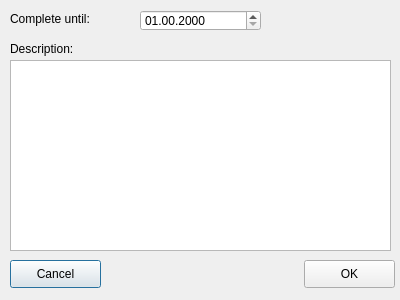
<ui version="4.0" >
 <class>proceduretask</class>
 <widget class="QDialog" name="proceduretask" >
  <property name="geometry" >
   <rect>
    <x>0</x>
    <y>0</y>
    <width>400</width>
    <height>300</height>
   </rect>
  </property>
  <property name="windowTitle" >
   <string>Edit task...</string>
  </property>
  <property name="windowIcon" >
   <iconset resource="../resources/images/first4.qrc" >:/kontact_todo.png</iconset>
  </property>
  <widget class="QPushButton" name="btncancel" >
   <property name="geometry" >
    <rect>
     <x>10</x>
     <y>260</y>
     <width>91</width>
     <height>28</height>
    </rect>
   </property>
   <property name="text" >
    <string>Cancel</string>
   </property>
   <property name="icon" >
    <iconset resource="../resources/images/first4.qrc" >:/button_cancel.png</iconset>
   </property>
  </widget>
  <widget class="QPushButton" name="btok" >
   <property name="geometry" >
    <rect>
     <x>304</x>
     <y>260</y>
     <width>91</width>
     <height>28</height>
    </rect>
   </property>
   <property name="text" >
    <string>OK</string>
   </property>
   <property name="icon" >
    <iconset resource="../resources/images/first4.qrc" >:/button_ok.png</iconset>
   </property>
  </widget>
  <widget class="QLabel" name="label_2" >
   <property name="geometry" >
    <rect>
     <x>10</x>
     <y>10</y>
     <width>111</width>
     <height>17</height>
    </rect>
   </property>
   <property name="text" >
    <string>Complete until:</string>
   </property>
  </widget>
  <widget class="QLabel" name="label" >
   <property name="geometry" >
    <rect>
     <x>10</x>
     <y>40</y>
     <width>121</width>
     <height>17</height>
    </rect>
   </property>
   <property name="text" >
    <string>Description:</string>
   </property>
  </widget>
  <widget class="QTextEdit" name="txtdescription" >
   <property name="geometry" >
    <rect>
     <x>10</x>
     <y>60</y>
     <width>381</width>
     <height>191</height>
    </rect>
   </property>
  </widget>
  <widget class="QDateEdit" name="date" >
   <property name="geometry" >
    <rect>
     <x>140</x>
     <y>10</y>
     <width>121</width>
     <height>21</height>
    </rect>
   </property>
   <property name="displayFormat" >
    <string>dd.mm.yyyy</string>
   </property>
  </widget>
 </widget>
 <resources>
  <include location="../resources/images/first4.qrc" />
 </resources>
 <connections>
  <connection>
   <sender>btok</sender>
   <signal>clicked()</signal>
   <receiver>proceduretask</receiver>
   <slot>accept()</slot>
   <hints>
    <hint type="sourcelabel" >
     <x>278</x>
     <y>253</y>
    </hint>
    <hint type="destinationlabel" >
     <x>96</x>
     <y>254</y>
    </hint>
   </hints>
  </connection>
  <connection>
   <sender>btncancel</sender>
   <signal>clicked()</signal>
   <receiver>proceduretask</receiver>
   <slot>reject()</slot>
   <hints>
    <hint type="sourcelabel" >
     <x>369</x>
     <y>253</y>
    </hint>
    <hint type="destinationlabel" >
     <x>179</x>
     <y>282</y>
    </hint>
   </hints>
  </connection>
 </connections>
</ui>
